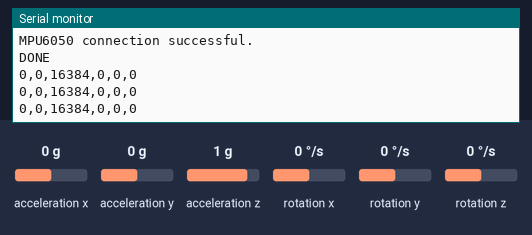
This program was run on a simulated Arduino Uno, built with avr-gcc and run on an emulated ATmega328P. Shown: the last lines printed to the serial monitor. Inputs (shaded band) come from the test bench; at power-on: acceleration x 0 g, acceleration y 0 g, acceleration z 1 g, rotation x 0 °/s, rotation y 0 °/s, rotation z 0 °/s.

Above: at 1.2 s.
1.3 s: acceleration x set to -1.4 g
At 1.8 s:
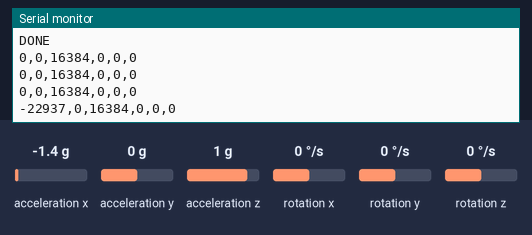
2.8 s: acceleration y set to -1.4 g
At 3.29 s:
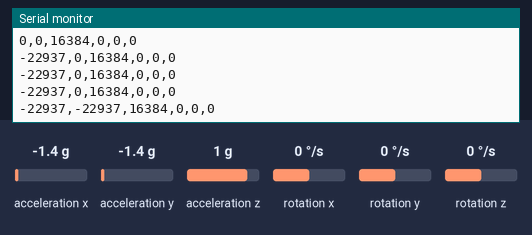
4.3 s: acceleration z set to -1.4 g
At 4.78 s:
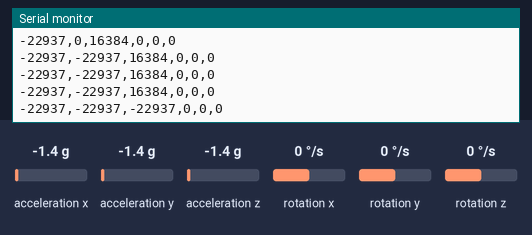
5.8 s: rotation x set to -192 °/s
At 6.27 s:
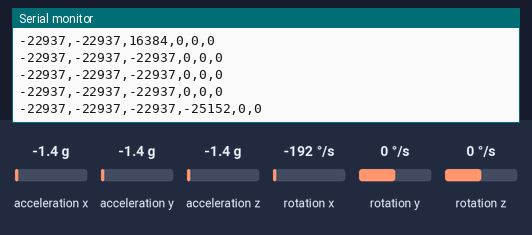
7.3 s: rotation y set to -192 °/s
At 7.76 s:
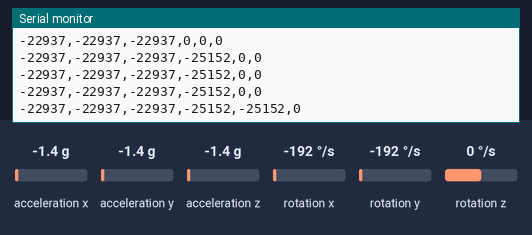

The program:

main.cpp
```cpp
#include <Wire.h>
#include <MPU6050.h>
#include <Arduino_FreeRTOS.h>
#include <semphr.h>

// Initialize the MPU6050 IMU object
MPU6050 mpu;


// set init and sim vals
int16_t ax{0};
int16_t ay{0};
int16_t az{0};
int16_t gx{0};
int16_t gy{0};
int16_t gz{0};

// arbitrarily assuming 100 Hz
float timeStep = 0.01;
unsigned long previousTime{0};

// Mutex for safely sharing data between tasks
SemaphoreHandle_t imuDataMutex;

// Task handles
void TaskReadIMU(void *pvParameters);
void TaskSendData(void *pvParameters);

void setup() {

    // baud rate
    Serial.begin(9600);

    // calibrate (must be stationary)
    mpu.CalibrateGyro();

    // wire library (an I2C communication library)
    Wire.begin();
    Serial.println("Initializing IMU...");

    // imu init
    mpu.initialize();

    if (mpu.testConnection()) {
        Serial.println("MPU6050 connection successful.");
    } else {
        Serial.println("IMU connection failed.");
        while (1);
    }
    Serial.println("DONE");

    imuDataMutex = xSemaphoreCreateMutex();

    //////////////////// Create tasks ////////////////////
    // xtaskCreate( task function pointer,
    //              description,
    //              stack size (words not bytes),
    //              parameters to task,
    //              priority,
    //              passes a handle to created task out of this function)

    xTaskCreate(TaskReadIMU, "IMU Read", 128, NULL, 2, NULL);
    xTaskCreate(TaskSendData, "Data Send", 128, NULL, 1, NULL);

}

void loop() {} // empty since we are using freeRTOS framework

// Task to read data from IMU and calculate Roll, Pitch, and Yaw
void TaskReadIMU(void *pvParameters) {
    (void) pvParameters;

    while (1) {

        mpu.getMotion6(&ax, &ay, &az, &gx, &gy, &gz);

        // Convert gyroscope values from raw to degrees/second
        xSemaphoreGive(imuDataMutex);

        // Delay to allow other tasks to run
        vTaskDelay(100 / portTICK_PERIOD_MS);
    }
}

// Task to send Roll, Pitch, and Yaw data over Serial
void TaskSendData(void *pvParameters) {
    (void) pvParameters;

    while (1) {
        // Take the mutex to safely write Roll, Pitch, and Yaw data
        xSemaphoreTake(imuDataMutex, portMAX_DELAY);
        Serial.print(ax); Serial.print(',');
        Serial.print(ay); Serial.print(',');
        Serial.print(az); Serial.print(',');
        Serial.print(gx); Serial.print(',');
        Serial.print(gy); Serial.print(',');
        Serial.println(gz);
        xSemaphoreGive(imuDataMutex);

        // Delay for a short interval before sending data again
        vTaskDelay(500 / portTICK_PERIOD_MS);
    }
}
```

Measured:
- after the input at 1.3 s, the serial monitor: prints a new line after 0.20 s (image 1)
- after the input at 2.8 s, the serial monitor: prints a new line after 0.19 s (image 2)
- after the input at 4.3 s, the serial monitor: prints a new line after 0.18 s (image 3)
- after the input at 5.8 s, the serial monitor: prints a new line after 0.17 s (image 4)
- after the input at 7.3 s, the serial monitor: prints a new line after 0.15 s (image 5)
